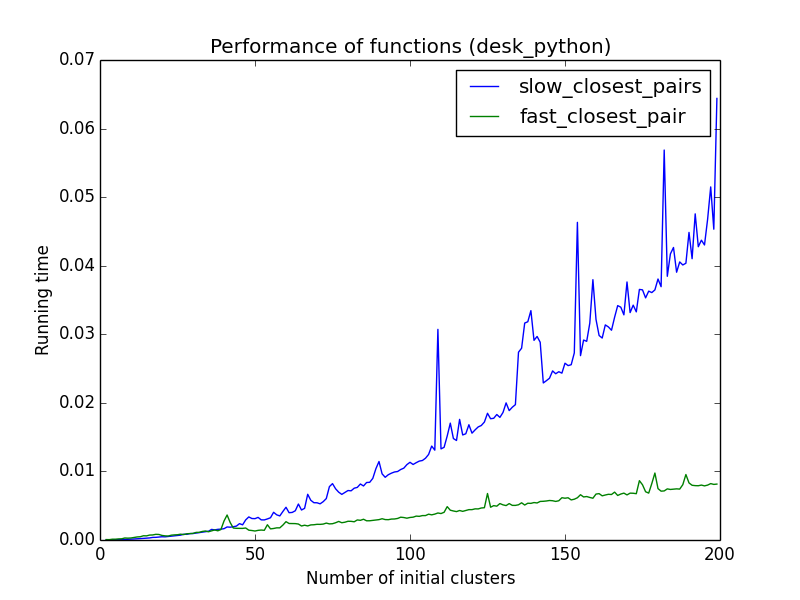

Generate this figure with Python:
# -*- coding: utf-8 -*-
"""
Created on Mon Sep 29 19:39:14 2014

@author: zhihuixie
"""
import random
import project3
import matplotlib.pylab as plt
from alg_cluster import Cluster
import timeit
def gen_random_clusters(num_clusters):
    points = []
    for i in range(num_clusters):
        x_point = random.uniform(-1,1)
        y_point = random.uniform(-1,1)
        points.append((x_point, y_point))
    clusters = [Cluster(set([]), points[j][0], points[j][1], 0, 0) for j in range(num_clusters)]
    return clusters

def timer1():
    runing_time1 = []
    for n in range(2, 200):
        clusters = gen_random_clusters(n)
        start1 = timeit.default_timer()
        project3.slow_closest_pairs(clusters)
        stop1 = timeit.default_timer()
        runing_time1.append(stop1-start1)
    return runing_time1
def timer2():
    runing_time1 = []
    for n in range(2, 200):
        clusters = gen_random_clusters(n)
        start1 = timeit.default_timer()
        project3.fast_closest_pair(clusters)
        stop1 = timeit.default_timer()
        runing_time1.append(stop1-start1)
    return runing_time1


x_axix1 = [n for n in range(2, 200)]
y_axix1 = timer1()
y_axix2 = timer2()
plt.plot(x_axix1, y_axix1)
plt.plot(x_axix1, y_axix2)
plt.xlabel("Number of initial clusters")
plt.ylabel("Running time")
plt.title("Performance of functions (desk_python)")
plt.legend(["slow_closest_pairs", "fast_closest_pair"])


    
